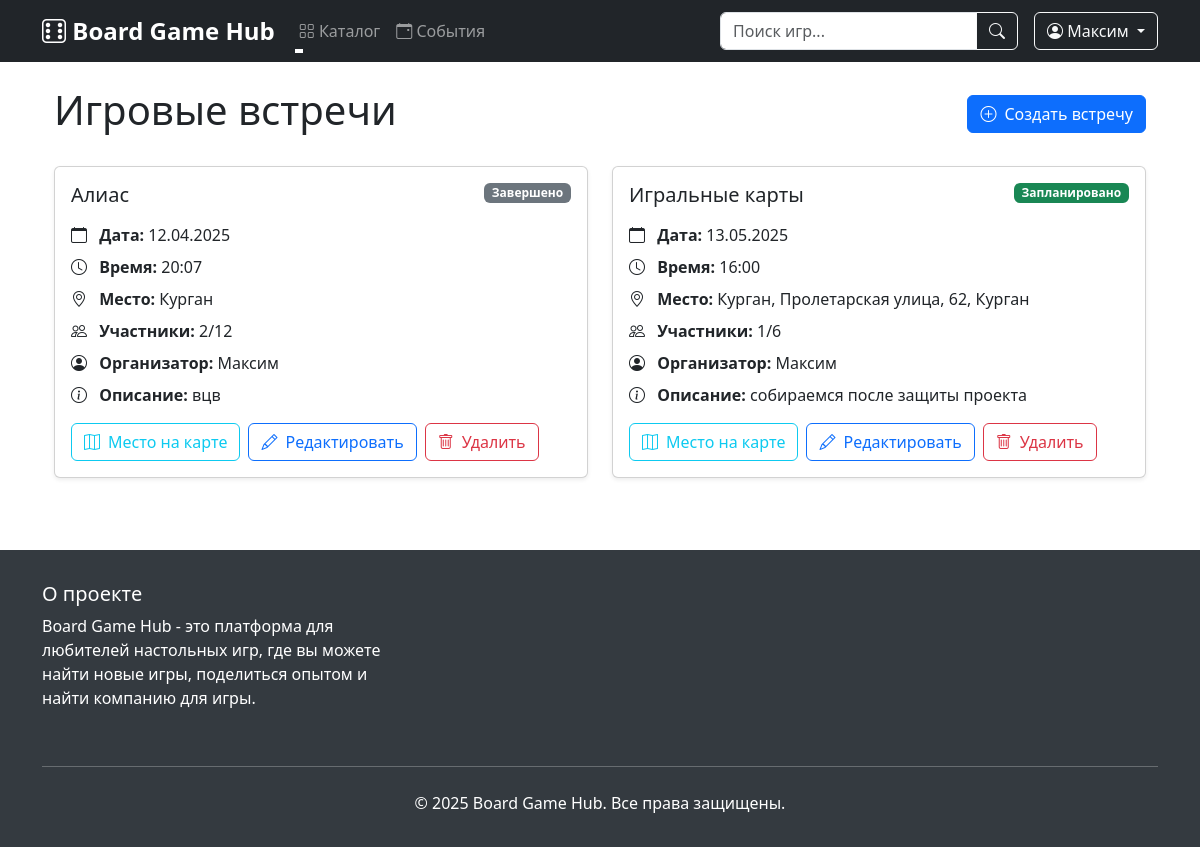
/game_sessions (signed in), run on an earlier commit of the app's database.
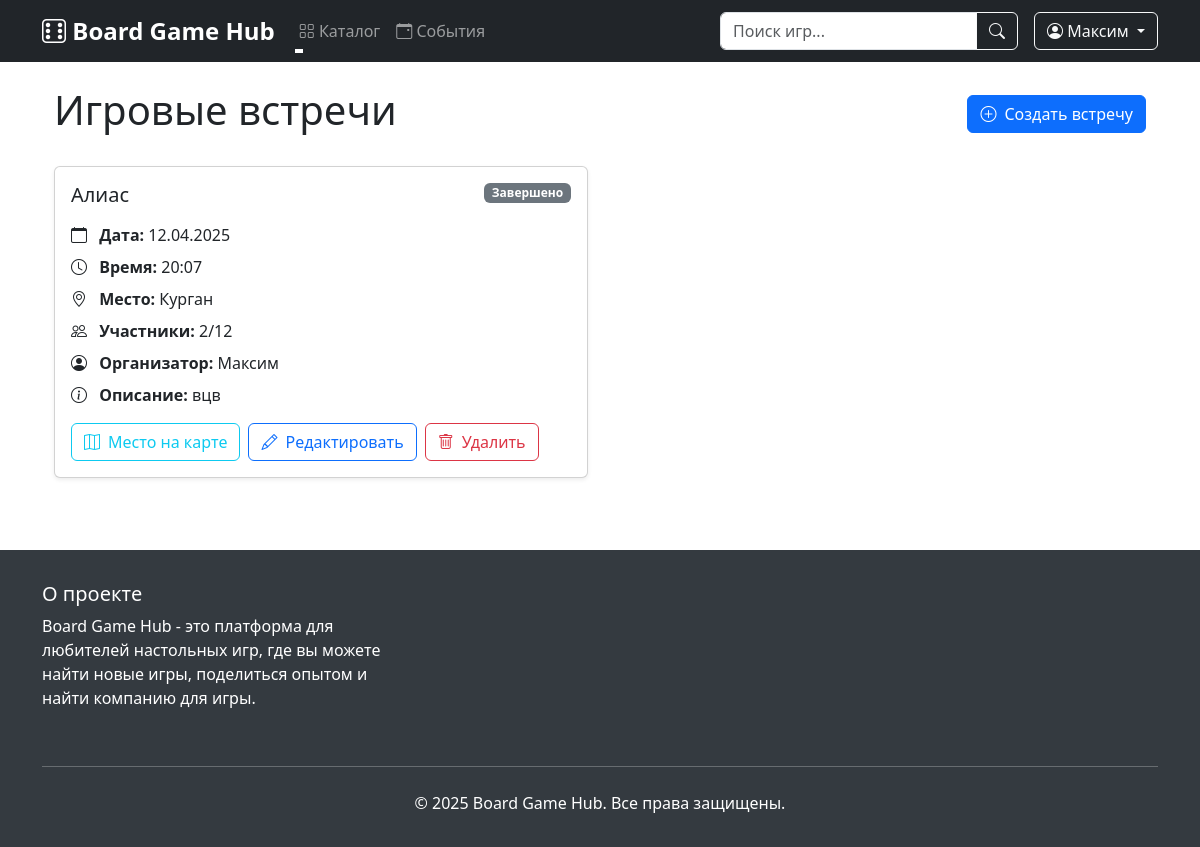
And on a later commit of the database.
### data/users.py (models this page shows, shortened)
class User(SqlAlchemyBase, UserMixin):
    __tablename__ = 'users'
    id = sqlalchemy.Column(sqlalchemy.Integer, primary_key=True, autoincrement=True)
    surname = sqlalchemy.Column(sqlalchemy.String, nullable=True)
    name = sqlalchemy.Column(sqlalchemy.String, nullable=True)
    age = sqlalchemy.Column(sqlalchemy.Integer, nullable=True)
    favorite_genres = sqlalchemy.Column(sqlalchemy.String, nullable=True)
    location = sqlalchemy.Column(sqlalchemy.String, nullable=True)
    email = sqlalchemy.Column(sqlalchemy.String, unique=True, index=True, nullable=True)
    hashed_password = sqlalchemy.Column(sqlalchemy.String, nullable=True)
    added_games = orm.relationship("Game", back_populates="user")
    created_sessions = orm.relationship("GameSession", back_populates="creator")
    reviews = orm.relationship('Review', back_populates='user')

### data/game_sessions.py (models this page shows)
class GameSession(SqlAlchemyBase, SerializerMixin):
    __tablename__ = 'game_sessions'
    id = sqlalchemy.Column(sqlalchemy.Integer, primary_key=True, autoincrement=True)
    game_id = sqlalchemy.Column(sqlalchemy.Integer, sqlalchemy.ForeignKey('games.id'))
    creator_id = sqlalchemy.Column(sqlalchemy.Integer, sqlalchemy.ForeignKey('users.id'))
    date = sqlalchemy.Column(sqlalchemy.Date, nullable=False)
    time = sqlalchemy.Column(sqlalchemy.Time, nullable=False)
    location = sqlalchemy.Column(sqlalchemy.String, nullable=False)
    description = sqlalchemy.Column(sqlalchemy.String, nullable=True)
    max_players = sqlalchemy.Column(sqlalchemy.Integer, nullable=False)
    current_players = sqlalchemy.Column(sqlalchemy.Integer, default=1)
    created_at = sqlalchemy.Column(sqlalchemy.DateTime, default=datetime.utcnow)
    status = sqlalchemy.Column(sqlalchemy.String, default="Запланировано")
    game = orm.relationship('Game', back_populates='sessions')
    creator = orm.relationship('User', foreign_keys=[creator_id], back_populates='created_sessions')
    participants = orm.relationship('User', secondary=session_participants)

### data/games.py (models this page shows, shortened)
class Game(SqlAlchemyBase):
    __tablename__ = 'games'  # jobs
    id = sqlalchemy.Column(
        sqlalchemy.Integer,
        primary_key=True,
        autoincrement=True
    )
    added_by = sqlalchemy.Column(  # team_leader
        sqlalchemy.Integer,
        sqlalchemy.ForeignKey('users.id'),
        nullable=False
    )
    title = sqlalchemy.Column(sqlalchemy.String, nullable=True)  # job
    duration = sqlalchemy.Column(sqlalchemy.String, nullable=True)  # work_size
    count_of_players = sqlalchemy.Column(sqlalchemy.String, nullable=True)  # collaborators
    genre = sqlalchemy.Column(sqlalchemy.String, nullable=True)
    complexity = sqlalchemy.Column(sqlalchemy.String, nullable=True)
    description = sqlalchemy.Column(sqlalchemy.Text, nullable=True)
    image = sqlalchemy.Column(sqlalchemy.LargeBinary, nullable=True)  # BLOB для хранения изображений
    user = orm.relationship("User", back_populates="added_games")
    sessions = orm.relationship("GameSession", back_populates="game")
    reviews = orm.relationship("Review", back_populates="game")

### main.py (the view)
@app.route('/game_sessions')
def game_sessions():
    db_sess = db_session.create_session()
    try:
        update_session_statuses(db_sess)
        if current_user.is_authenticated:
            query = db_sess.query(GameSession).options(
                joinedload(GameSession.game),
                joinedload(GameSession.creator)
            ).filter(
                GameSession.location.like(f"%{current_user.location}%")
            )
            query = query.filter(
                (GameSession.status != "Завершено") |
                (GameSession.creator_id == current_user.id)
            )
            sessions = query.order_by(GameSession.date).all()
        else:
            sessions = []
        return render_template('game_sessions.html', sessions=sessions)
    finally:
        db_sess.close()

### data/db_session.py (called while the page is built)
def create_session() -> Session:
    global __factory
    return __factory()

### main.py (called while the page is built)
@login_manager.user_loader
def load_user(user_id):
    db_sess = db_session.create_session()
    user = db_sess.get(User, user_id)
    db_sess.close()
    return user

@app.context_processor
def utility_processor():
    def get_unique_genres():
        db_sess = db_session.create_session()
        try:
            genres = db_sess.query(Game.genre).distinct().all()
            return [genre[0] for genre in genres if genre[0]]
        finally:
            db_sess.close()
    return dict(get_unique_genres=get_unique_genres)

def update_session_statuses(db_sess):
    current_datetime = datetime.datetime.now()
    sessions = db_sess.query(GameSession).filter(
        GameSession.status == "Запланировано"
    ).all()
    for session in sessions:
        session_datetime = datetime.datetime.combine(session.date, session.time)
        if current_datetime > session_datetime:
            session.status = "Завершено"
    db_sess.commit()

### templates/game_sessions.html (shortened to what this page needs)
{% extends "base.html" %}
{% block content %}
<div class="container mt-4">
    <div class="d-flex justify-content-between align-items-center mb-4">
        <h1>Игровые встречи</h1>
        <a href="{{ url_for('game_session_new') }}" class="btn btn-primary">
            <i class="bi bi-plus-circle me-2"></i>Создать встречу
        </a>
    </div>
    <div class="row">
        {% for session in sessions %}
        <div class="col-md-6 mb-4">
            <div class="card shadow-sm h-100">
                <div class="card-body">
                    <div class="d-flex justify-content-between align-items-start mb-3">
                        <h5 class="card-title mb-0">{{ session.game.title }}</h5>
                        <span class="badge bg-{{ 'success' if session.status == 'Запланировано' else 'secondary' }}">
                            {{ session.status }}
                        </span>
                    </div>
                    <div class="game-session-info">
                        <p class="mb-2">
                            <i class="bi bi-calendar me-2"></i>
                            <span class="fw-bold">Дата:</span> {{ session.date.strftime('%d.%m.%Y') }}
                        </p>
                        <p class="mb-2">
                            <i class="bi bi-clock me-2"></i>
                            <span class="fw-bold">Время:</span> {{ session.time.strftime('%H:%M') }}
                        </p>
                        <p class="mb-2">
                            <i class="bi bi-geo-alt me-2"></i>
                            <span class="fw-bold">Место:</span> {{ session.location }}
                        </p>
                        <p class="mb-2">
                            <i class="bi bi-people me-2"></i>
                            <span class="fw-bold">Участники:</span> {{ session.current_players }}/{{ session.max_players
                            }}
                        </p>
                        <p class="mb-2">
                            <i class="bi bi-person-circle me-2"></i>
                            <span class="fw-bold">Организатор:</span> {{ session.creator.name }}
                        </p>
                        {% if session.description %}
                        <p class="mb-2">
                            <i class="bi bi-info-circle me-2"></i>
                            <span class="fw-bold">Описание:</span> {{ session.description }}
                        </p>
                        {% endif %}
                    </div>
                    <div class="mt-3 d-flex flex-wrap gap-2">
                        {% if current_user.is_authenticated %}
                        <a href="{{ url_for('game_session_detail', id=session.id) }}" class="btn btn-outline-info">
                            <i class="bi bi-map me-2"></i>Место на карте
                        </a>
                        {% if current_user.id == session.creator_id %}
                        <a href="{{ url_for('game_sessions_edit', id=session.id) }}" class="btn btn-outline-primary">
                            <i class="bi bi-pencil me-2"></i>Редактировать
                        </a>
                        <form action="{{ url_for('game_sessions_delete', id=session.id) }}" method="post"
                              class="d-inline">
                            <button type="submit" class="btn btn-outline-danger"
                                    onclick="return confirm('Вы уверены, что хотите удалить эту встречу?')">
                                <i class="bi bi-trash me-2"></i>Удалить
                            </button>
                        </form>
                        {% endif %}
                        {% endif %}
                    </div>
                </div>
            </div>
        </div>
        {% endfor %}
    </div>
</div>
{% endblock %}

### templates/base.html (shortened to what this page needs)
<!DOCTYPE html>
<html lang="ru">
<head>
    <link href="https://cdn.jsdelivr.net/npm/bootstrap@5.3.0/dist/css/bootstrap.min.css" rel="stylesheet">
    <link rel="stylesheet" href="https://cdn.jsdelivr.net/npm/bootstrap-icons@1.7.2/font/bootstrap-icons.css">
    <link rel="stylesheet" href="https://cdnjs.cloudflare.com/ajax/libs/font-awesome/6.5.1/css/all.min.css">
    <link rel="stylesheet" href="{{ url_for('static', filename='css/notifications.css') }}">
</head>
<body>
    <nav class="navbar navbar-expand-lg navbar-dark bg-dark sticky-top">
        <div class="container">
            <a class="navbar-brand" href="{{ url_for('index') }}">
                <i class="bi bi-dice-6"></i> Board Game Hub
            </a>
            <div class="collapse navbar-collapse" id="navbarNav">
                <ul class="navbar-nav me-auto">
                    <li class="nav-item dropdown">
                        <a class="nav-link dropdown-toggle" href="#" role="button" data-bs-toggle="dropdown">
                            <i class="bi bi-grid"></i> Каталог
                        </a>
                    </li>
                    <li class="nav-item">
                        <a class="nav-link" href="{{ url_for('game_sessions') }}">
                            <i class="bi bi-calendar-event"></i> События
                        </a>
                    </li>
                </ul>
                <form class="d-flex me-3" action="{{ url_for('index') }}" method="get">
                    <div class="input-group">
                        <input class="form-control" type="search" name="search" placeholder="Поиск игр..."
                               aria-label="Search" value="{{ request.args.get('search', '') }}">
                        <button class="btn btn-outline-light" type="submit">
                            <i class="bi bi-search"></i>
                        </button>
                    </div>
                </form>
                <div class="d-flex">
                    {% if current_user.is_authenticated %}
                        <div class="dropdown">
                            <button class="btn btn-outline-light dropdown-toggle" type="button" data-bs-toggle="dropdown">
                                <i class="bi bi-person-circle"></i> {{ current_user.name }}
                            </button>
                        </div>
                    {% endif %}
                </div>
            </div>
        </div>
    </nav>
    <div class="container mt-4">
        {% block content %}{% endblock %}
    </div>
    <footer class="footer">
        <div class="container">
            <div class="row">
                <div class="col-md-4 mb-3">
                    <h5>О проекте</h5>
                    <p>Board Game Hub - это платформа для любителей настольных игр, где вы можете найти новые игры,
                       поделиться опытом и найти компанию для игры.</p>
                </div>
            </div>
            <hr class="mt-4 mb-4">
            <div class="text-center">
                <p class="mb-0">© 2025 Board Game Hub. Все права защищены.</p>
            </div>
        </div>
    </footer>
</body>
</html>

### templates/base.html (style rules this page uses)
.navbar-brand { font-size: 1.5rem; font-weight: bold; }
.card { transition: transform 0.2s; box-shadow: 0 4px 6px rgba(0, 0, 0, 0.1); }
.footer { background-color: #343a40; color: white; padding: 2rem 0; margin-top: 3rem; }
.nav-link { position: relative; }
.nav-link:after { content: ''; position: absolute; width: 0; height: 2px; background: #fff; left: 0; bottom: -2px; transition: width 0.3s; }

What changed in the data, as far as the page shows it:
removed GameSession: game "Игральные карты", status "Запланировано", date "13.05.2025", time "16:00", location "Курган, Пролетарская улица, 62, Курган", current_players "1", max_players "6", creator.name "Максим", description "собираемся после защиты проекта"
